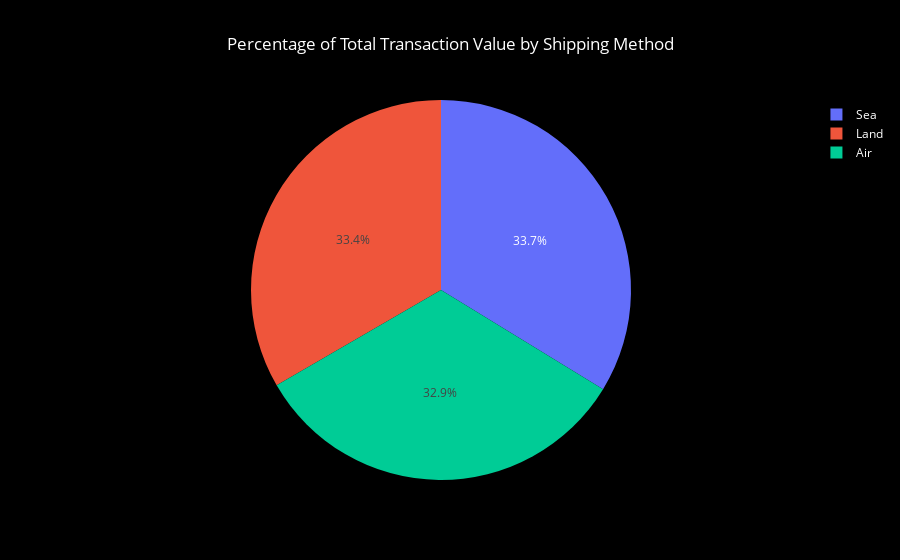

This figure's notebook cell:
### Code cell
# Import necessary libraries
import pandas as pd
import plotly.express as px



# Filter for both Import and Export data
data_filtered = sdset[sdset['Import_Export'].isin(['Import', 'Export'])]

# Group by Shipping Method and sum the transaction value
shipping_value_totals = data_filtered.groupby('Shipping_Method').agg({'Value': 'sum'}).reset_index()

# Create a pie chart for shipping method by percentage of total transaction value
fig = px.pie(shipping_value_totals, 
             names='Shipping_Method', 
             values='Value', 
             title='Percentage of Total Transaction Value by Shipping Method',
             color_discrete_sequence=px.colors.qualitative.Plotly)  # Custom color sequence

# Update layout for black background and better visibility
fig.update_layout(
    plot_bgcolor='black',
    paper_bgcolor='black',
    font_color='white',
    title_x=0.5  # Center the title
)

# Display the pie chart
fig.show()

### Figure 1 — Plotly figure (JSON) as saved in the notebook; plotly's stock layout.template omitted (floating-point values rounded to 4 significant figures)
{"data": [{"domain": {"x": [0, 1], "y": [0, 1]}, "hovertemplate": "Shipping_Method=%{label}<br>Value=%{value}<extra></extra>", "labels": ["Air", "Land", "Sea"], "legendgroup": "", "name": "", "showlegend": true, "type": "pie", "values": [4972000.0, 5043000.0, 5100000.0]}], "layout": {"autosize": true, "font": {"color": "white"}, "legend": {"tracegroupgap": 0}, "paper_bgcolor": "black", "piecolorway": ["#636EFA", "#EF553B", "#00CC96", "#AB63FA", "#FFA15A", "#19D3F3", "#FF6692", "#B6E880", "#FF97FF", "#FECB52"], "plot_bgcolor": "black", "title": {"text": "Percentage of Total Transaction Value by Shipping Method", "x": 0.5}}}
